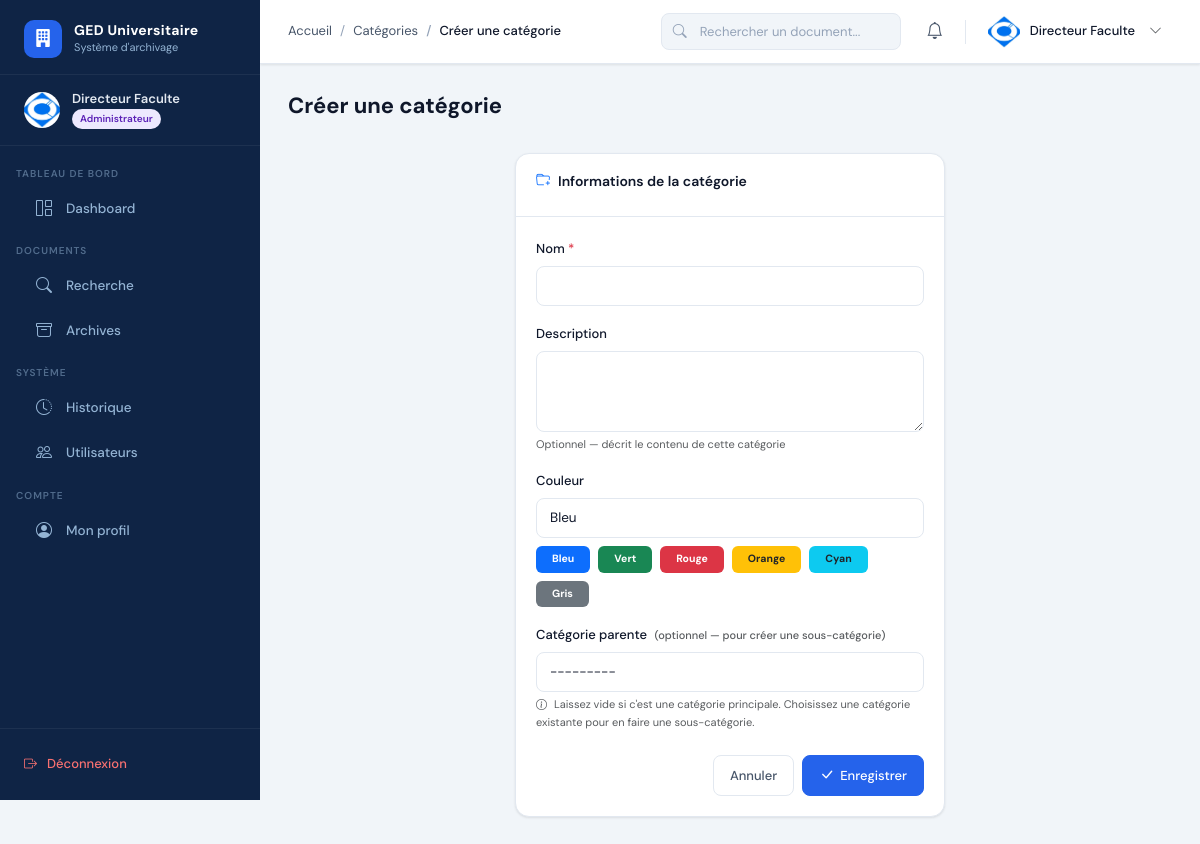
The page /categories/creer/ (signed in) on the database its author committed.
### apps/accounts/models.py (models this page shows, shortened)
class User(AbstractUser):
    ROLE_CHOICES = [
        ('administrateur', 'Administrateur'),
        ('archiviste', 'Archiviste'),
    ]
    role = models.CharField(max_length=20, choices=ROLE_CHOICES, default='archiviste')
    photo = models.ImageField(upload_to='photos/', blank=True, null=True)
    telephone = models.CharField(max_length=20, blank=True)
    departement = models.CharField(max_length=100, blank=True)
    is_active = models.BooleanField(default=True)
    created_at = models.DateTimeField(auto_now_add=True)
    updated_at = models.DateTimeField(auto_now=True)
    def is_admin(self):
        return self.role == 'administrateur'
    class Meta:
        verbose_name = 'Utilisateur'
        verbose_name_plural = 'Utilisateurs'

### apps/categories/views.py (the view)
# urls.py: path('creer/', views.creer_categorie, name='creer_categorie'),
@login_required
def creer_categorie(request):
    if not request.user.is_admin():
        from django.core.exceptions import PermissionDenied
        raise PermissionDenied
    form = CategorieForm(request.POST or None)
    if request.method == 'POST' and form.is_valid():
        cat = form.save()
        Historique.objects.create(utilisateur=request.user, action='creation_categorie', description=f'Création de la catégorie {cat.nom}')
        messages.success(request, f'Catégorie "{cat.nom}" créée avec succès.')
        return redirect('liste_categories')
    return render(request, 'archiviste/categorie_form.html', {'form': form, 'titre': 'Créer une catégorie'})

### apps/categories/forms.py
class CategorieForm(forms.ModelForm):
    class Meta:
        model = Categorie
        fields = ['nom', 'description', 'couleur', 'parent']
        widgets = {
            'nom': forms.TextInput(attrs={'class': 'form-control'}),
            'description': forms.Textarea(attrs={'class': 'form-control', 'rows': 3}),
            'couleur': forms.Select(attrs={'class': 'form-select'}),
            'parent': forms.Select(attrs={'class': 'form-select'}),
        }

### apps/categories/models.py (called while the page is built)
    def __str__(self):
        return self.nom

### templates/archiviste/categorie_form.html (shortened to what this page needs)
{% extends 'base.html' %}
{% block breadcrumb %}
<li class="breadcrumb-item"><a href="{% url 'liste_categories' %}">Catégories</a></li>
<li class="breadcrumb-item active">{{ titre }}</li>
{% endblock %}
{% block content %}
<div class="page-header">
  <div><h1 class="page-title">{{ titre }}</h1></div>
</div>
<div class="row justify-content-center">
  <div class="col-12 col-md-6">
    <div class="card">
      <div class="card-header">
        <span class="card-title"><i class="bi bi-folder-plus me-2 text-primary"></i>Informations de la catégorie</span>
      </div>
      <div class="card-body">
        <form method="post">
          <div class="mb-3">
            <label class="form-label">Nom <span class="text-danger">*</span></label>
            {{ form.nom }}
          </div>
          <div class="mb-3">
            <label class="form-label">Description</label>
            {{ form.description }}
            <div class="text-xs text-muted mt-1">Optionnel — décrit le contenu de cette catégorie</div>
          </div>
          <div class="mb-3">
            <label class="form-label">Couleur</label>
            {{ form.couleur }}
            <div class="mt-2 d-flex gap-2 flex-wrap" id="color-preview">
              <span class="badge bg-primary px-3 py-2">Bleu</span>
              <span class="badge bg-success px-3 py-2">Vert</span>
              <span class="badge bg-danger px-3 py-2">Rouge</span>
              <span class="badge bg-warning text-dark px-3 py-2">Orange</span>
              <span class="badge bg-info text-dark px-3 py-2">Cyan</span>
              <span class="badge bg-secondary px-3 py-2">Gris</span>
            </div>
          </div>
          <div class="mb-4">
            <label class="form-label">
              Catégorie parente
              <span class="text-xs text-muted ms-1">(optionnel — pour créer une sous-catégorie)</span>
            </label>
            {{ form.parent }}
            <div class="text-xs text-muted mt-1">
              <i class="bi bi-info-circle me-1"></i>
              Laissez vide si c'est une catégorie principale.
              Choisissez une catégorie existante pour en faire une sous-catégorie.
            </div>
          </div>
          <div class="d-flex gap-2 justify-content-end">
            <a href="{% url 'liste_categories' %}" class="btn btn-outline">Annuler</a>
            <button type="submit" class="btn btn-primary">
              <i class="bi bi-check-lg"></i> Enregistrer
            </button>
          </div>
        </form>
      </div>
    </div>
  </div>
</div>
{% endblock %}

### templates/base.html (shortened to what this page needs)
<!DOCTYPE html>
<html lang="fr">
<head>
  {% load static %}
  <link rel="stylesheet" href="https://cdn.jsdelivr.net/npm/bootstrap@5.3.2/dist/css/bootstrap.min.css">
  <link rel="stylesheet" href="https://cdn.jsdelivr.net/npm/bootstrap-icons@1.11.3/font/bootstrap-icons.min.css">
  <link rel="stylesheet" href="{% static 'css/main.css' %}">
</head>
<body>
<aside class="sidebar" id="sidebar">
  <a href="{% url 'dashboard' %}" class="sidebar-logo">
    <div class="sidebar-logo-icon"><i class="bi bi-building-fill"></i></div>
    <div class="sidebar-logo-text">
      <div class="brand">GED Universitaire</div>
      <div class="sub">Système d'archivage</div>
    </div>
  </a>
  <div class="sidebar-user">
    <div class="sidebar-user-avatar">
      {% if user.photo %}<img src="{{ user.photo.url }}" alt="">
      {% else %}{{ user.first_name|first|upper }}{{ user.last_name|first|upper }}
      {% endif %}
    </div>
    <div>
      <div class="sidebar-user-name">{{ user.get_full_name|default:user.username }}</div>
      <div class="sidebar-user-role">
        <span class="sidebar-badge {% if user.is_admin %}badge-admin{% else %}badge-archiviste{% endif %}">
          {{ user.get_role_display }}
        </span>
      </div>
    </div>
  </div>
  <nav class="sidebar-nav">
    {% if user.is_admin %}
      <div class="sidebar-section"><div class="sidebar-section-title">Tableau de bord</div></div>
      <a href="{% url 'dashboard' %}" class="sidebar-link {% if request.resolver_match.url_name == 'dashboard' %}active{% endif %}">
        <i class="bi bi-grid-1x2"></i> Dashboard
      </a>
      <div class="sidebar-section"><div class="sidebar-section-title">Documents</div></div>
      <a href="{% url 'recherche_documents' %}" class="sidebar-link {% if request.resolver_match.url_name == 'recherche_documents' %}active{% endif %}">
        <i class="bi bi-search"></i> Recherche
      </a>
      <a href="{% url 'consultation_archives' %}" class="sidebar-link {% if request.resolver_match.url_name == 'consultation_archives' %}active{% endif %}">
        <i class="bi bi-archive"></i> Archives
      </a>
      <div class="sidebar-section"><div class="sidebar-section-title">Système</div></div>
      <a href="{% url 'historique_systeme' %}" class="sidebar-link {% if request.resolver_match.url_name == 'historique_systeme' %}active{% endif %}">
        <i class="bi bi-clock-history"></i> Historique
      </a>
      <a href="{% url 'gestion_utilisateurs' %}" class="sidebar-link {% if request.resolver_match.url_name == 'gestion_utilisateurs' %}active{% endif %}">
        <i class="bi bi-people"></i> Utilisateurs
      </a>
    {% endif %}
    <div class="sidebar-section"><div class="sidebar-section-title">Compte</div></div>
    <a href="{% url 'profil' %}" class="sidebar-link {% if request.resolver_match.url_name == 'profil' %}active{% endif %}">
      <i class="bi bi-person-circle"></i> Mon profil
    </a>
  </nav>
  <div class="sidebar-footer">
    <a href="{% url 'deconnexion' %}" class="sidebar-logout">
      <i class="bi bi-box-arrow-right"></i> Déconnexion
    </a>
  </div>
</aside>
<div class="main-wrapper">
  <header class="top-navbar">
    <div class="navbar-breadcrumb">
      <nav aria-label="breadcrumb">
        <ol class="breadcrumb">
          <li class="breadcrumb-item"><a href="{% url 'dashboard' %}">Accueil</a></li>
          {% block breadcrumb %}{% endblock %}
        </ol>
      </nav>
    </div>
    <div class="navbar-search d-none d-md-flex">
      <i class="bi bi-search search-icon"></i>
      <form action="{% url 'recherche_documents' %}" method="get">
        <input type="text" name="q" placeholder="Rechercher un document..." class="form-control">
      </form>
    </div>
    <div class="navbar-actions">
      <div class="dropdown">
        <button class="navbar-btn position-relative" data-bs-toggle="dropdown" aria-expanded="false">
          <i class="bi bi-bell"></i>
        </button>
      </div>
      <div class="dropdown">
        <div class="navbar-user" data-bs-toggle="dropdown" style="cursor:pointer;">
          <div class="navbar-user-avatar">
            {% if user.photo %}<img src="{{ user.photo.url }}" alt="">
            {% else %}{{ user.first_name|first|upper }}{{ user.last_name|first|upper }}
            {% endif %}
          </div>
          <span class="navbar-user-name d-none d-lg-block">{{ user.get_full_name|default:user.username }}</span>
          <i class="bi bi-chevron-down text-sm text-muted d-none d-lg-block ms-1"></i>
        </div>
      </div>
    </div>
  </header>
  <main class="content-area">
    {% block content %}{% endblock %}
  </main>
</div>
</body>
</html>

### rows shown on the page
User: photo (picture), get_full_name "Directeur Faculte", role "Administrateur"

### other values the page prints
{{ titre }} "Créer une catégorie"
